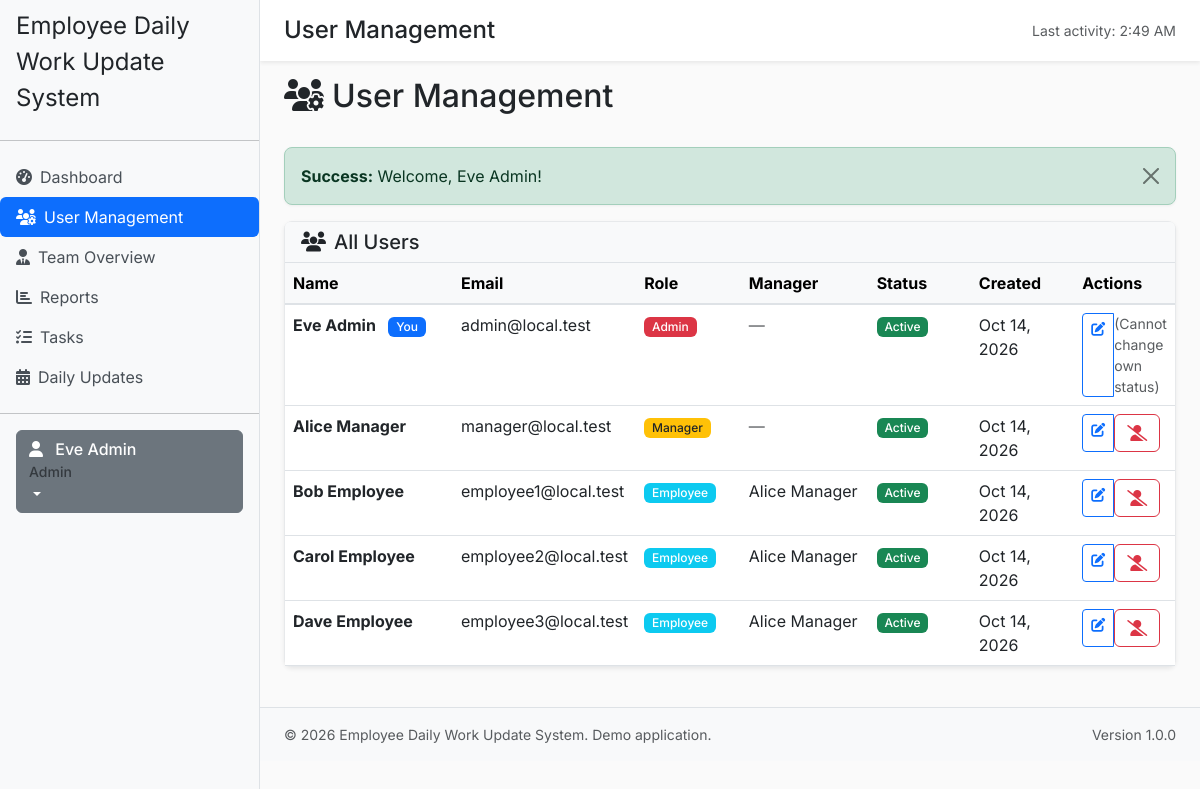
/admin/users.php (signed in), run on the app's committed database.
### tables this page shows
CREATE TABLE `users` (
  `id` int(11) NOT NULL,
  `name` varchar(100) NOT NULL,
  `email` varchar(150) NOT NULL,
  `password_hash` varchar(255) NOT NULL,
  `role` enum('admin','manager','employee') NOT NULL DEFAULT 'employee',
  `manager_id` int(11) DEFAULT NULL,
  `is_active` tinyint(1) NOT NULL DEFAULT 1,
  `created_at` datetime NOT NULL DEFAULT current_timestamp(),
  `updated_at` datetime NOT NULL DEFAULT current_timestamp() ON UPDATE current_timestamp()
);

### includes/database.php (called while the page is built, shortened)
<?php
require_once __DIR__ . '/config.php';
class Database {
    private static ?PDO $pdo = null;
    public static function getConnection(): PDO {
        if (self::$pdo === null) {
            $dsn = 'mysql:host=' . DB_HOST . ';dbname=' . DB_NAME . ';charset=utf8mb4';
            try {
                global $pdoOptions;
                $options = $pdoOptions ?? [
                    PDO::ATTR_ERRMODE => PDO::ERRMODE_EXCEPTION,
                    PDO::ATTR_DEFAULT_FETCH_MODE => PDO::FETCH_ASSOC,
                    PDO::ATTR_EMULATE_PREPARES => false,
                ];
                self::$pdo = new PDO($dsn, DB_USER, DB_PASSWORD, $options);
                self::$pdo->exec("SET NAMES utf8mb4");
                self::$pdo->exec("SET time_zone = '+00:00'");
            } catch (PDOException $e) {
                error_log('Database connection failed: ' . $e->getMessage());
                throw new RuntimeException('Database connection unavailable. Please contact support.');
            }
        }
        return self::$pdo;
    }
    public static function query(string $sql, array $params = []): PDOStatement {
        $stmt = self::getConnection()->prepare($sql);
        $stmt->execute($params);
        return $stmt;
    }
    public static function fetchAll(string $sql, array $params = []): array {
        $stmt = self::query($sql, $params);
        return $stmt->fetchAll();
    }
}
?>

### includes/auth.php (called while the page is built, shortened)
<?php
require_once __DIR__ . '/database.php';
require_once __DIR__ . '/functions.php';
require_once __DIR__ . '/validation.php';
function isLoggedIn(): bool {
    return isset($_SESSION['logged_in']) && $_SESSION['logged_in'] === true;
}
function getCurrentUser(): ?array {
    return [
        'id' => $_SESSION['user_id'],
        'email' => $_SESSION['user_email'],
        'name' => $_SESSION['user_name'],
        'role' => $_SESSION['user_role'],
        'manager_id' => $_SESSION['manager_id']
    ];
}
?>

### includes/validation.php (called while the page is built, shortened)
<?php
function formatDate(string $date, string $format = 'M j, Y'): string {
    try {
        $dt = new DateTime($date);
        return $dt->format($format);
    } catch (Exception $e) {
        return $date;
    }
}
function getBaseUrl(): string {
    return rtrim(APP_URL, '/');
}
function url(string $path): string {
    $path = ltrim($path, '/');
    if ($path === '') {
        return getBaseUrl();
    }
    return getBaseUrl() . '/' . $path;
}

### admin/users.php (the view, shortened to what this page needs)
<?php
require_once __DIR__ . '/../includes/config.php';
require_once __DIR__ . '/../includes/database.php';
require_once __DIR__ . '/../includes/auth.php';
require_once __DIR__ . '/../includes/functions.php';
require_once __DIR__ . '/../includes/validation.php';
$user = getCurrentUser();
$userId = $user['id'];
$users = Database::fetchAll(
    "SELECT u.*, m.name as manager_name
     FROM users u
     LEFT JOIN users m ON u.manager_id = m.id
     ORDER BY u.role, u.name"
);
include __DIR__ . '/../includes/header.php';
?>
<div class="d-flex justify-content-between align-items-center mb-4">
    <h2><i class="fas fa-users-cog me-2"></i>User Management</h2>
</div>
<?php echo renderFlash(); ?>
<div class="card shadow-sm">
    <div class="card-header bg-light d-flex justify-content-between align-items-center">
        <h5 class="mb-0"><i class="fas fa-users me-2"></i>All Users</h5>
    </div>
    <div class="card-body p-0">
        <?php if (empty($users)): ?>
            <div class="empty-state p-4">
                <i class="fas fa-users"></i>
                <h5>No users found</h5>
            </div>
        <?php else: ?>
            <div class="table-responsive">
                <table class="table table-hover mb-0">
                    <thead class="table-light">
                        <tr>
                            <th style="width: 20%">Name</th>
                            <th style="width: 20%">Email</th>
                            <th style="width: 12%">Role</th>
                            <th style="width: 15%">Manager</th>
                            <th style="width: 12%">Status</th>
                            <th style="width: 12%">Created</th>
                            <th style="width: 9%">Actions</th>
                        </tr>
                    </thead>
                    <tbody>
                        <?php foreach ($users as $u): ?>
                            <tr>
                                <td>
                                    <strong><?php echo htmlspecialchars($u['name']); ?></strong>
                                    <?php if ($u['id'] === $userId): ?>
                                        <span class="badge bg-primary ms-2">You</span>
                                    <?php endif; ?>
                                </td>
                                <td><?php echo htmlspecialchars($u['email']); ?></td>
                                <td>
                                    <span class="badge bg-<?php
                                        echo $u['role'] === ROLE_ADMIN ? 'danger' : ($u['role'] === ROLE_MANAGER ? 'warning text-dark' : 'info');
                                    ?>">
                                        <?php echo ucfirst(htmlspecialchars($u['role'])); ?>
                                    </span>
                                </td>
                                <td>
                                    <?php echo $u['manager_name'] ? htmlspecialchars($u['manager_name']) : '<span class="text-muted">—</span>'; ?>
                                </td>
                                <td>
                                    <?php if ($u['is_active']): ?>
                                        <span class="badge bg-success">Active</span>
                                    <?php else: ?>
                                        <span class="badge bg-secondary">Inactive</span>
                                    <?php endif; ?>
                                </td>
                                <td><?php echo formatDate($u['created_at']); ?></td>
                                <td>
                                    <div class="btn-group btn-group-sm">
                                        <a href="<?php echo url('admin/users/edit.php?user_id=' . $u['id']); ?>"
                                           class="btn btn-outline-primary" title="Edit">
                                            <i class="fas fa-edit"></i>
                                        </a>
                                        <?php if ($u['id'] !== $userId): ?>
                                            <form method="POST" action="<?php echo url('admin/users/toggle.php'); ?>"
                                                  class="d-inline"
                                                  onsubmit="return confirm('Are you sure you want to <?php echo $u['is_active'] ? 'deactivate' : 'activate'; ?> this user?');">
                                                <button type="submit" class="btn btn-outline-<?php echo $u['is_active'] ? 'danger' : 'success'; ?>" title="<?php echo $u['is_active'] ? 'Deactivate' : 'Activate'; ?>">
                                                    <i class="fas fa-<?php echo $u['is_active'] ? 'user-slash' : 'user-check'; ?>"></i>
                                                </button>
                                            </form>
                                        <?php else: ?>
                                            <span class="text-muted small">(Cannot change own status)</span>
                                        <?php endif; ?>
                                    </div>
                                </td>
                            </tr>
                        <?php endforeach; ?>
                    </tbody>
                </table>
            </div>
        <?php endif; ?>
    </div>
</div>
<?php include __DIR__ . '/../includes/footer.php'; ?>

### assets/css/style.css (style rules this page uses)
body { background-color: #fafafa; color: #212529; font-family: 'Inter', sans-serif; }
.card { border: 1px solid #e7e9eb; border-radius: 0.5rem; box-shadow: 0 1px 3px rgba(0,0,0,0.05); }

### includes/header.php (style rules this page uses)
body { font-family: 'Inter', sans-serif; }
.card-header { background-color: #f8f9fa; border-bottom: 1px solid #dee2e6; }
.table thead th { border-bottom: 2px solid #dee2e6; }
.badge { font-weight: 500; }
.btn { font-weight: 500; }

### data on the page
users: name "Eve Admin", shows "You", email "admin@local.test", role "Admin", is_active "Active", created_at "Oct 14, 2026", shows "(Cannot change own status)"
users: name "Alice Manager", email "manager@local.test", role "Manager", is_active "Active", created_at "Oct 14, 2026"
users: name "Bob Employee", email "employee1@local.test", role "Employee", manager.name "Alice Manager", is_active "Active", created_at "Oct 14, 2026"
users: name "Carol Employee", email "employee2@local.test", role "Employee", manager.name "Alice Manager", is_active "Active", created_at "Oct 14, 2026"
users: name "Dave Employee", email "employee3@local.test", role "Employee", manager.name "Alice Manager", is_active "Active", created_at "Oct 14, 2026"

### other printed values
APP_NAME "Employee Daily Work Update System"
$_SESSION['user_name'] "Eve Admin"
$_SESSION['user_role'] "Admin"
$pageTitle "User Management"
date('g:i A', $_SESSION['last_activity']) "2:49 AM"
$type "Success"
$message "Welcome, Eve Admin!"
